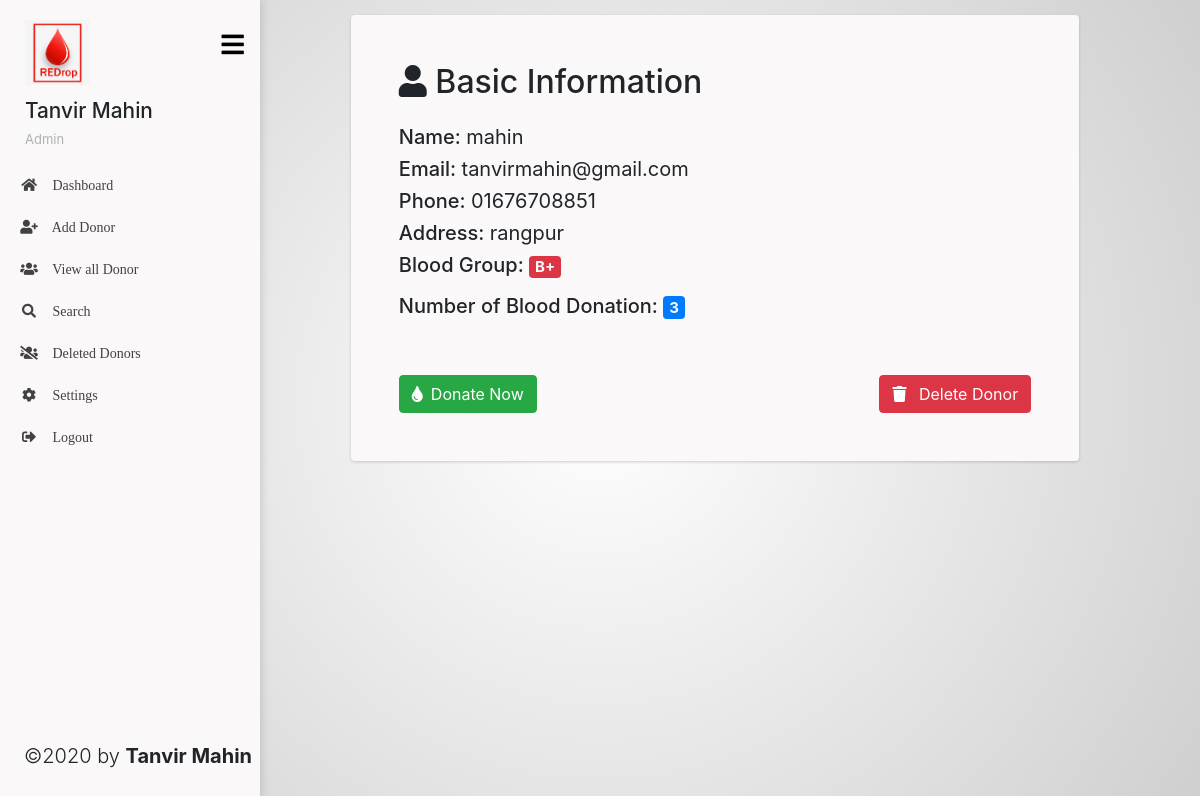
Page /profile/index.php?id=1 (signed in) on the committed database.
### tables this page shows
CREATE TABLE `blood_donors` (
  `id` int(11) NOT NULL,
  `name` varchar(100) NOT NULL,
  `group` varchar(10) NOT NULL,
  `email` varchar(100) NOT NULL,
  `phone` varchar(20) NOT NULL,
  `address` varchar(50) NOT NULL,
  `count` int(11) NOT NULL,
  `del` tinyint(1) NOT NULL DEFAULT '0'
);

### includes/donorClass.inc.php (called while the page is built, shortened)
<?php
class Donor {
    function singleDonorDetails($conn,$id){
        $sql = "SELECT * FROM `blood_donors` WHERE id = ".$id;
        $result = mysqli_query($conn, $sql);
        return mysqli_fetch_assoc($result);
    }
};
$donor = new Donor();

### profile/index.php (the view, shortened to what this page needs)
<?php
    if(isset($_GET['id'])){
        include '../sidebar.php';
        $id = $_GET['id'];
        $res = $donor->singleDonorDetails($conn,$id);
        $name = $res['name'];
        $group = $res['group'];
        $email = $res['email'];
        $address = $res['address'];
        $phone = $res['phone'];
        $count = $res['count'];
    }
    else{
        header("Location: ../all/");
        exit();
    }
?>
<section id="main-content">
    <section class="row wrapper main-wrapper">
        <div class="col-md-10 offset-md-1">
            <section class="box p-5 rounded">
                <h2 class="pb-3"><span class="fas fa-user"></span> Basic Information</h2>
                <h5 class="pt-0">Name: <span class="font-weight-normal"><?php echo $name ?></span></h5>
                <h5 class="pt-0">Email: <span class="font-weight-normal"><?php echo $email ?></span>
                </h5>
                <h5 class="pt-0">Phone: <span class="font-weight-normal"><?php echo $phone ?></span>
                </h5>
                <h5 class="pt-0">
                    Address: <span class="font-weight-normal"><?php echo $address ?></span>
                </h5>
                <div class="h5">
                    Blood Group: <span class="badge badge-danger text-light h4"><?php echo $group ?></span>
                </div>
                <div class="h5 pb-5">
                    Number of Blood Donation: <span class="badge badge-primary text-light"><?php echo $count ?></span>
                </div>
                <div class="d-flex">
                    <form action="../includes/donated.inc.php" method="POST">
                        <button type="submit" name="donate-submit" class="btn btn-success"><span class="fas fa-tint mr-2"></span>Donate Now</button>
                    </form>
                    <form action="../includes/deleteDonor.inc.php" method="POST" class="ml-auto">
                        <button type="submit" name="delete-submit" class="btn btn-danger"><span class="fas fa-trash mr-2"></span> Delete Donor</button>
                    </form>
                </div>
        </div>
    </section>
</section>
<?php
    include '../bottomIncludes.php';
?>

### css/dashboard.css (style rules this page uses)
* { padding: 0; margin: 0; box-sizing: border-box; }
body { background: rgb(255,255,255); background: radial-gradient(circle, rgba(255,255,255,1) 0%, rgba(207,207,207,1) 100%); background-attachment: fixed }
.logo-area, .logo-area, #main-content, .logo-icon, .wraplist, .page-sidebar, .profile-info, .profile-image, .profile-details, .menu-title, .profile-image a img { -webkit-transition: 600ms; -moz-transition: 600ms; -o-transition: 600ms; transition: 600ms; }
#main-content { margin-left: 260px; display: block; overflow-x: hidden; }
.main-wrapper { display: inline-block; width: 100%; padding: 0px 15px 0 15px; margin-left: 0px; margin-right: 0px; overflow-x: hidden; }
section.box { background-color: #faf8f8; margin: 15px 0; box-shadow: 0 1px 3px rgba(33, 33, 33, 0.2); -webkit-box-shadow: 0 1px 3px rgba(33, 33, 33, 0.2); -moz-box-shadow: 0 1px 3px rgba(33, 33, 33, 0.2); -o-box-shadow: 0 1px 3px rgba(33, 33, 33, 0.2); -ms-box-shadow: 0 1px 3px rgba(33, 33, 33, 0.2); }

### rows in the picture
blood_donors: name "mahin", email "tanvirmahin@gmail.com", phone "01676708851", address "rangpur", group "B+", count "3"

### other values in the picture
$_SESSION['name'] "Tanvir Mahin"
